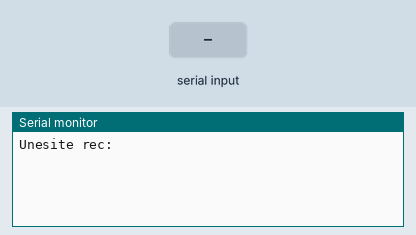
Recording of a sketch running on a simulated Arduino Uno, built with avr-gcc and run on an emulated ATmega328P. Parts: the last lines printed to the serial monitor. The inputs (shaded band) are chosen by the test bench.

Above: at 1.2 s.
1.3 s: "1" received over Serial
At 2.2 s:
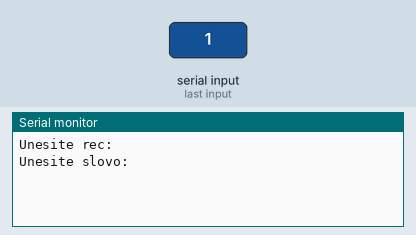
3.0 s: "1" received over Serial
At 4.7 s:
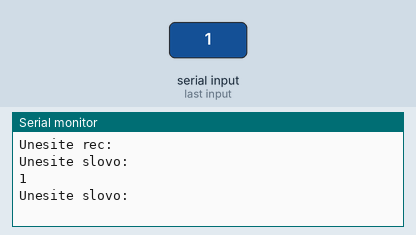

Measured:
- after the input at 1.3 s, the serial monitor: prints a new line after 0.20 s (image 1)
- after the input at 3.0 s, the serial monitor: prints a new line after 0.20 s (image 2)

The sketch:

Vezbe2_10.ino
```cpp
char slovo;
char rec[64];
char rec_1[64];
int duzina;
char cistac;
int pogodak = 0;
int game_over = 0;
int brojac = 0;
boolean flag_brojac = false;


void setup() {
  Serial.begin(9600);
}

void loop() {
  Serial.println("Unesite rec: ");
  while(!Serial.available());
  delay(100);
  duzina = Serial.available();
  Serial.readBytes(rec, duzina);
  rec[duzina] = 0;
  delay(100);
  for(int i = 0;i < duzina;i++)
  {
    rec_1[i] = '_';
  }
  rec_1[duzina - 1] = '\0';
  Serial.println(rec_1);
  do
  {
    Serial.println("Unesite slovo: ");
    while(!Serial.available());
    delay(100);
    slovo = Serial.read();
    delay(100);
    for(int i = 0;i < duzina;i++)
    {
      if(rec[i] == slovo)
      {
        rec_1[i] = slovo;
      }
    }
    Serial.println(rec_1);
    flag_brojac = true;
    for(int j = 0;j < duzina;j++)
    {
      if(slovo == rec[j])
      {
        flag_brojac = false;
      }
    }
    if(flag_brojac == true)
    {
      brojac++;
    }
    cistac = Serial.read();
    delay(100);
    if(brojac == 5)
    {
      Serial.println("GAME OVER");
    }
  }while(brojac <= 4);
  brojac = 0;
}
```
